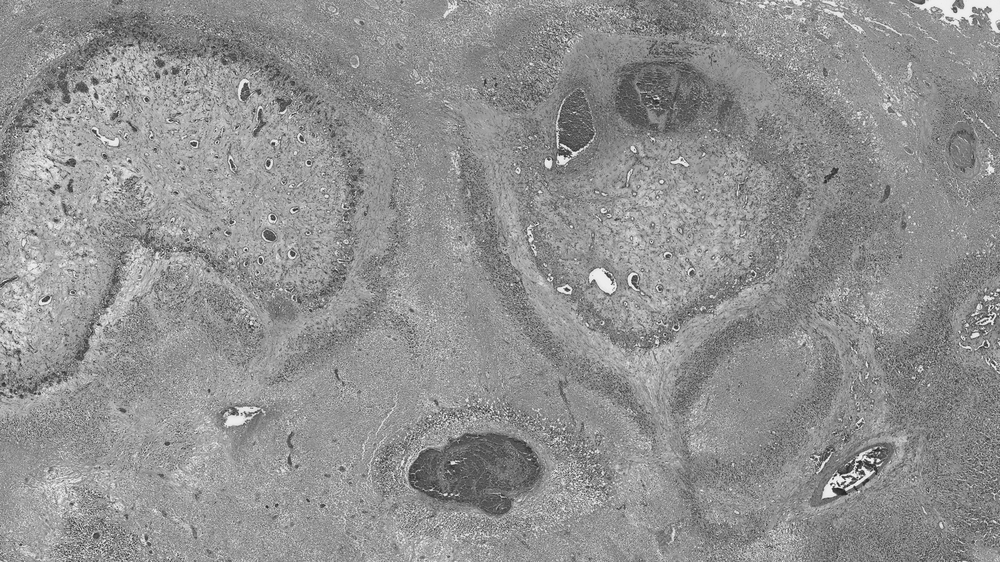
#> input picture 3-1/images/cancer.png, 1000 x 562 px, shrunk from 2560 x 1440 before the run; its folder holds only this picture in this run
$ python code.py
#> lines starting #> are read from the running program, lines starting #| are printed output that depends on the picture
#> in process_image, img_bgr is the input picture: shape (562, 1000, 3); min 21, max 254, mean 144.9
import argparse
from pathlib import Path
import glob
import cv2
import numpy as np


def to_gray(img_bgr: np.ndarray) -> np.ndarray:
    if len(img_bgr.shape) == 2:
        return img_bgr
    return cv2.cvtColor(img_bgr, cv2.COLOR_BGR2GRAY)


def save(output_dir: Path, stem: str, suffix: str, img: np.ndarray):
    file_name = output_dir / f"{stem}__{suffix}.png"
    cv2.imwrite(str(file_name), img)
    return file_name


def binary_threshold(gray_image: np.ndarray, threshold: int = 127) -> np.ndarray:
#> called with threshold = 127
    x, bw = cv2.threshold(gray_image, threshold, 255, cv2.THRESH_BINARY)
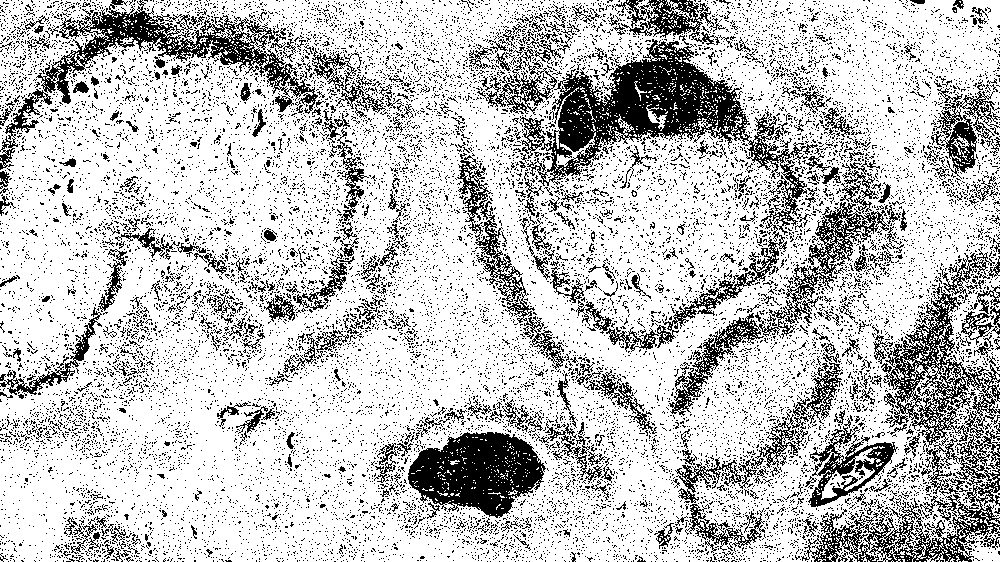
#> bw: shape (562, 1000); 76.2% white; black in thin lines or dots
#> x = 127
    return bw


def contrast_stretch(gray_image: np.ndarray, low_pct: float = 2.0, high_pct: float = 98.0) -> np.ndarray:
#> called with low_pct = 2, high_pct = 98
    low = np.percentile(gray_image, low_pct)
#> low = 84
    high = np.percentile(gray_image, high_pct)
#> high = 205
    if high <= low:
        low = float(np.min(gray_image))
        high = float(np.max(gray_image))
        if high == low:
            return np.zeros_like(gray_image)
    stretched = (gray_image.astype(np.float32) - low) * (255.0 / (high - low))
    stretched = np.clip(stretched, 0, 255).astype(np.uint8)
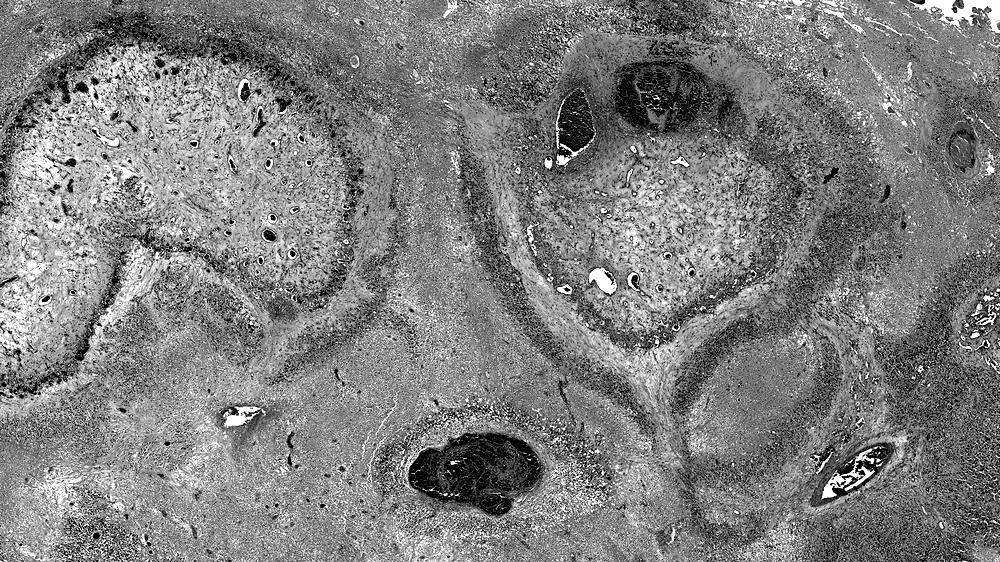
#> stretched: shape (562, 1000); min 0, max 255, mean 127.6
    return stretched


def negative(gray_image: np.ndarray) -> np.ndarray:
    return 255 - gray_image
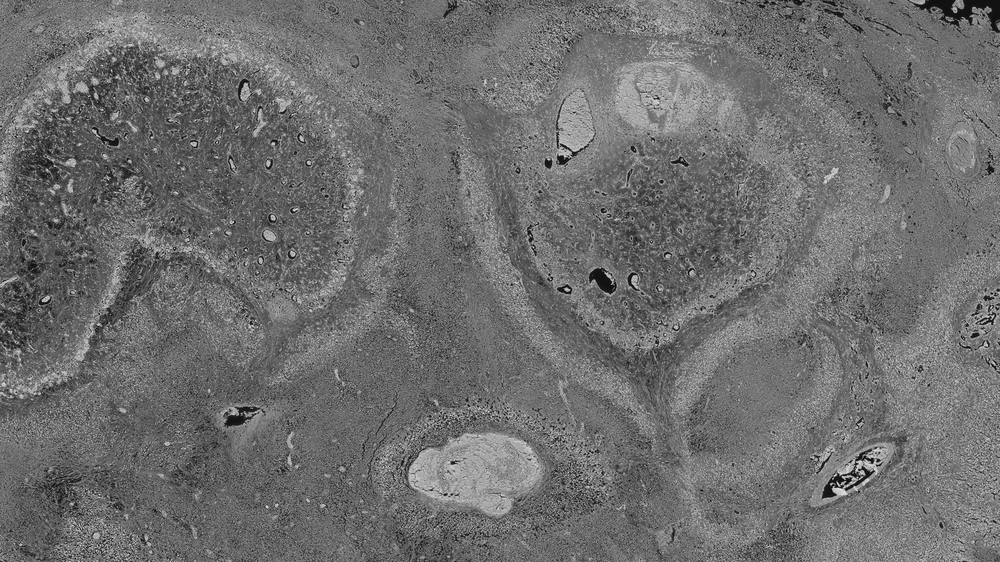
#> returned value: shape (562, 1000); min 1, max 234, mean 110.1


def log_transform(gray_image: np.ndarray) -> np.ndarray:
    gray_f = gray_image.astype(np.float32) / 255.0 # [0,1] normalizacum
    eps = 1e-6  # log(0)-ic xusapelu hamar
    log_img = np.log1p(gray_f + eps)
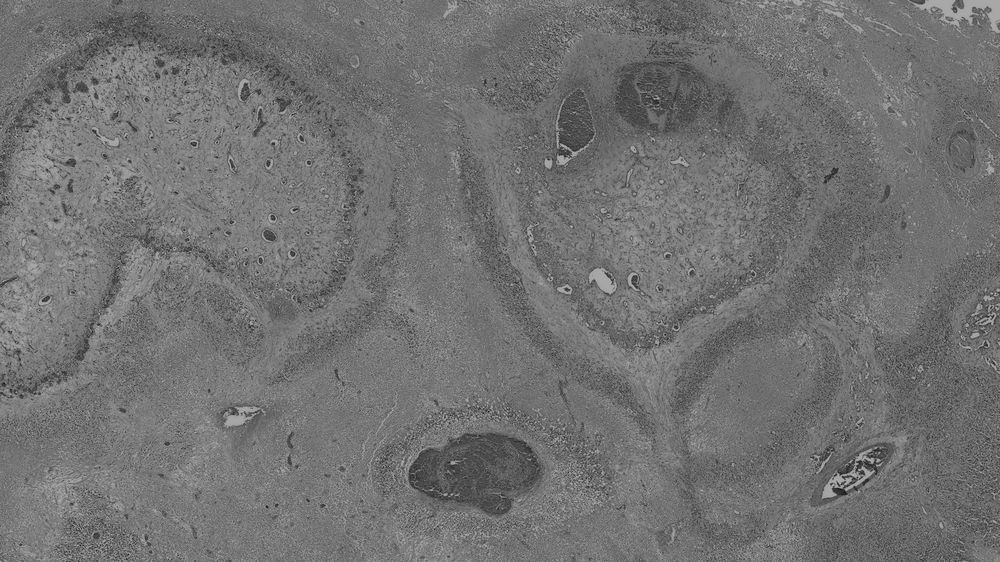
#> log_img: shape (562, 1000) float32; min 0.0791, max 0.691, mean 0.447
    log_img /= np.log1p(1.0 + eps)  # normalizacum
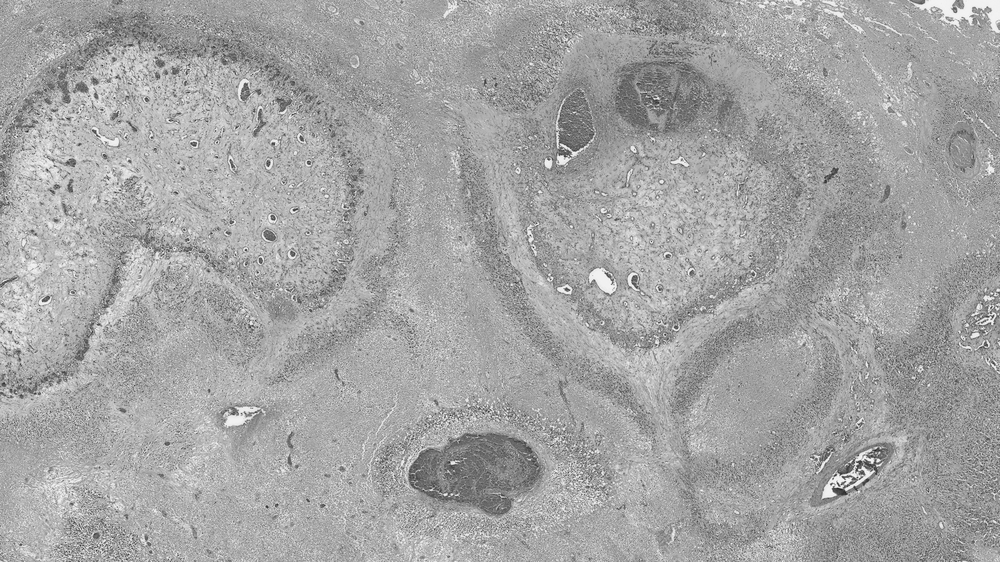
#> log_img: shape (562, 1000) float32; min 0.114, max 0.997, mean 0.645
    log_img = np.clip(log_img * 255.0, 0, 255).astype(np.uint8)  # [0,1] -> [0,255]
    return log_img


def gamma_transform(gray_image: np.ndarray, gamma: float) -> np.ndarray:
    gray_f = gray_image.astype(np.float32) / 255.0
    out = np.power(gray_f, gamma)
    out = np.clip(out * 255.0, 0, 255).astype(np.uint8)
    return out


def process_image(path: Path, output_dir: Path, threshold: int, gammas: list[float]):
    img_bgr = cv2.imread(str(path), cv2.IMREAD_COLOR)
    if img_bgr is None:
        print(f"Could not read: {path}")
        return []
    stem = path.stem
    gray_image = to_gray(img_bgr)

    outputs = []
    bw = binary_threshold(gray_image, threshold=threshold)
    outputs.append(save(output_dir, stem, f"binary_threshold{threshold}", bw))

    cs = contrast_stretch(gray_image, 2.0, 98.0)
    outputs.append(save(output_dir, stem, "contrast_stretch_2_98", cs))

    neg = negative(gray_image)
    outputs.append(save(output_dir, stem, "negative", neg))

    log_img = log_transform(gray_image)
    outputs.append(save(output_dir, stem, "log", log_img))

    for g in gammas:
        gamma_img = gamma_transform(gray_image, g)
        tag = f"gamma_{g}".replace('.', 'p')
        outputs.append(save(output_dir, stem, tag, gamma_img))
#> this loop made 2 passes
#> pass 1, in gamma_transform, `out = np.power(gray_f, gamma)`:
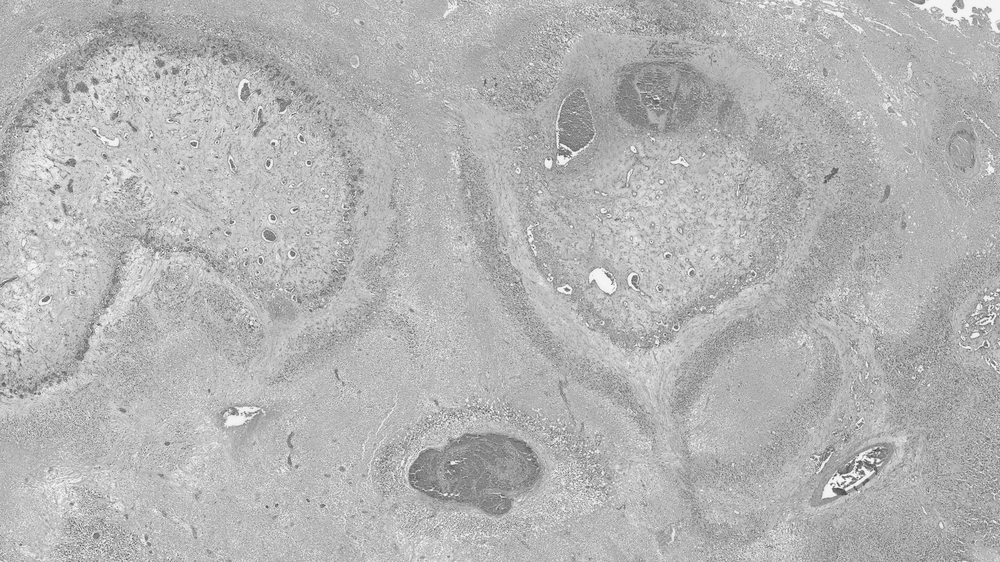
#> out: shape (562, 1000) float32; min 0.224, max 0.998, mean 0.709
#> pass 2, in gamma_transform (call 2), `out = np.power(gray_f, gamma)`:
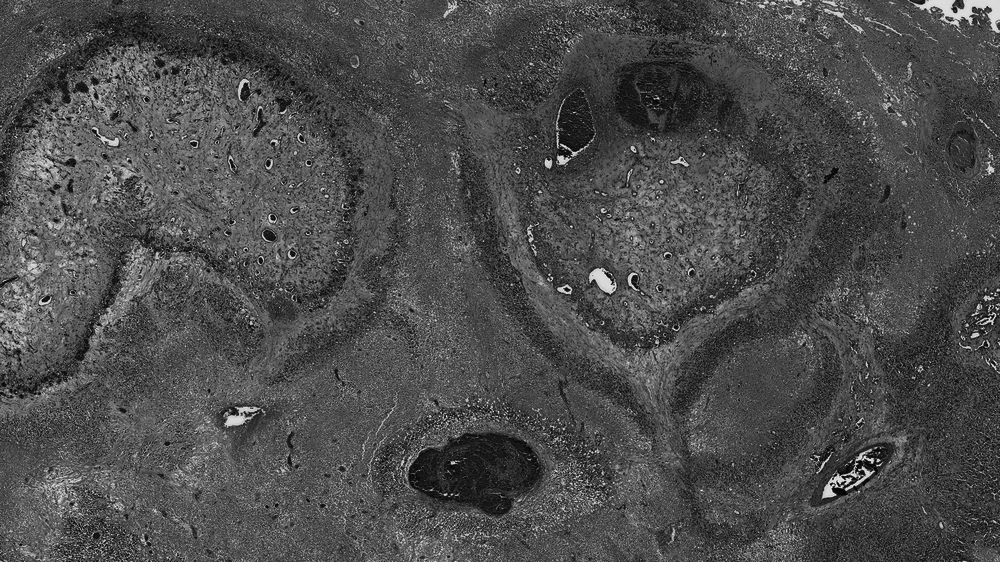
#> out: shape (562, 1000) float32; min 0.00412, max 0.991, mean 0.302
#> after the loop, outputs = 6 items

    return outputs


def collect_images(input_dir: Path) -> list[Path]:
    exts = ("*.png", "*.jpg")
    paths = []
    for e in exts:
        paths.extend(glob.glob(str(input_dir / e)))
    paths = [Path(p) for p in sorted(paths)]
    return paths


def main():
    parser = argparse.ArgumentParser(description="Apply basic intensity transformations using OpenCV (cv2).")
    parser.add_argument("--threshold", type=int, default=127, help="Global binary threshold value in [0,255] (default: 127).")
    parser.add_argument("--gamma", type=float, nargs="+", default=[0.6, 2.2], help="List of gamma values. Include <1 and >1 (default: 0.6 2.2).")
    args = parser.parse_args()

    input_dir = Path('./images')
    output_dir = Path('./results')

    images = collect_images(input_dir)
    if not images:
        print(f"No images found in {input_dir}. Supported extensions: png, jpg, jpeg, bmp, tif, tiff")
        return

    print(f"Processing {len(images)} image(s) from '{input_dir}' saving to '{output_dir}'")
    all_outputs = []
    for p in images:
        outs = process_image(p, output_dir, args.threshold, args.gamma)
#> outs = 6 items
        all_outputs.extend(outs)


if __name__ == "__main__":
    main()
